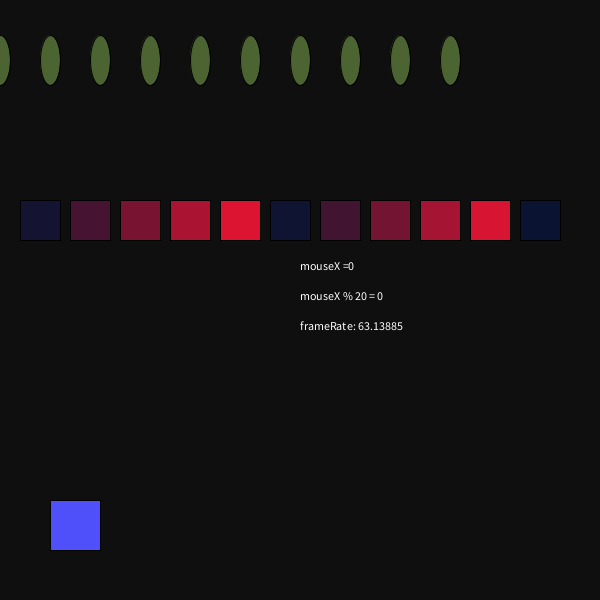
Frame 1 (no input)
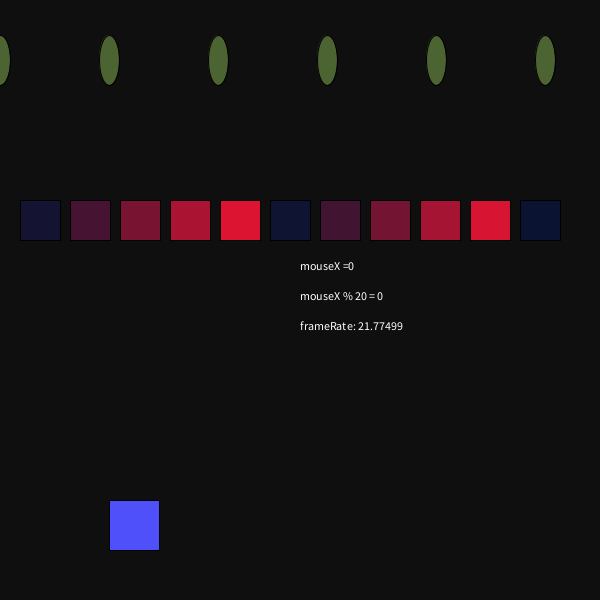
Frame 60 (the mouse pressed at the canvas centre just before this capture)
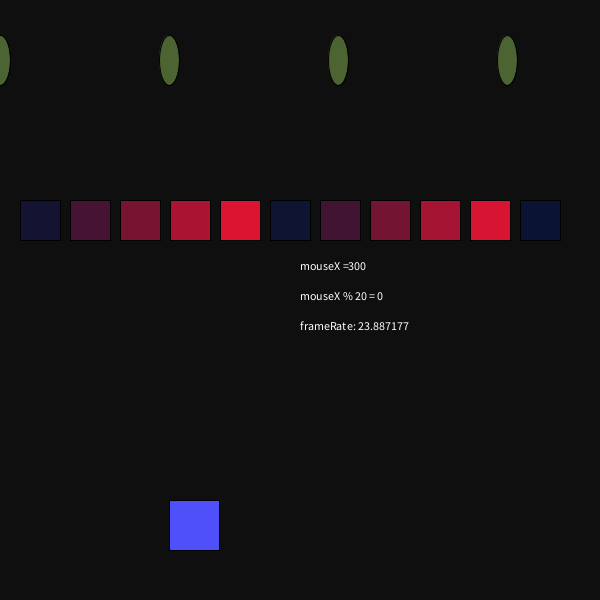
Frame 120 (the mouse held since frame 60 and released just before this capture)

The Processing sketch that drew these frames (run headless with seeded random() and noise(); from frame 60 on, the mouse is pressed at the canvas centre):

// Processing sketch: processing_107471
// ── processing_107471.pde

int posx;
int gr;

void setup() {

  size(600, 600);
  gr = 15;
  posx = 50;
  frameRate(24);
}

void draw() {

  background(gr);

  //estructura de control for
  for (int i=0; i<10; i=i+1) {
    fill(75, 100, 50);
    ellipse(posx*i, 60, 20, 50);
  }
  for (int i=20; i < 550; i=i+50) {

    fill(i%255, i%50, 50);
    rect(i, 200, 40, 40);
  }

  //demostrar funcion modulo utilizando operador %
  int num = mouseX;
  int mod = num%20;
  fill(255);
  text("mouseX =" + num, width/2, (height/2)-30);
  text("mouseX % 20 = "+ mod, width/2, height/2);
  text("frameRate: " + frameRate,width/2,(height/2)+30);

  //movimiento lineal
  fill(80,80,250);
  rect(posx,500,50,50);

  posx = posx + 1;
  posx = posx % 600;

}//fin de funcion draw
